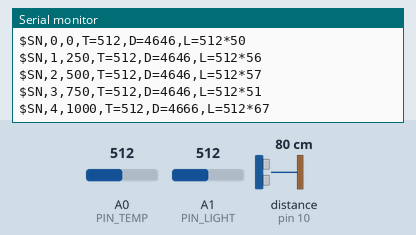
Simulated run of this sketch. Board: Arduino Uno, built with avr-gcc and run on an emulated ATmega328P. On the bench: the last lines printed to the serial monitor. Wiring (inferred from the names in the program): ultrasonic range finder: trigger pin 9; echo pin 10. Inputs (shaded band) come from the test bench; at power-on: distance to the obstacle (sensor on pin 10) 80 cm, A0 (PIN_TEMP) = 512, A1 (PIN_LIGHT) = 512. The echo pulse lasts 58.3 µs per cm.

Above: at 1.2 s.
1.3 s: distance to the obstacle (sensor on pin 10) set to 2 cm
At 2.18 s:
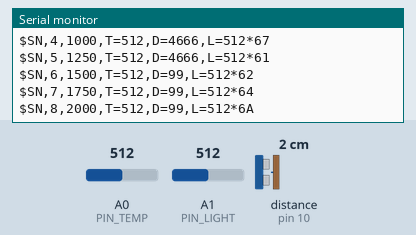
3.7 s: A0 (PIN_TEMP) set to 306
At 4.93 s:
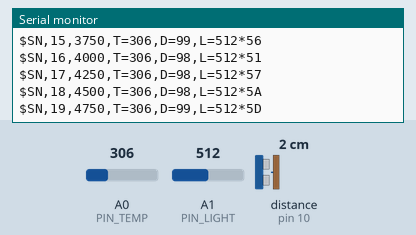
6.2 s: A1 (PIN_LIGHT) set to 716
At 7.43 s:
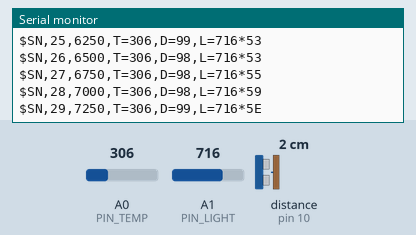
9.2 s: distance to the obstacle (sensor on pin 10) set to 4 cm
At 9.43 s:
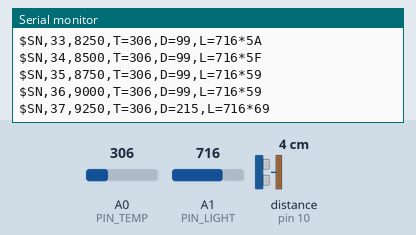
10.7 s: A1 (PIN_LIGHT) set to 511
At 12.18 s:
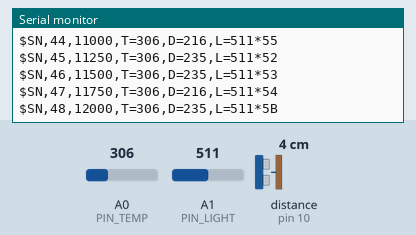
13.5 s: A0 (PIN_TEMP) set to 122
At 13.68 s:
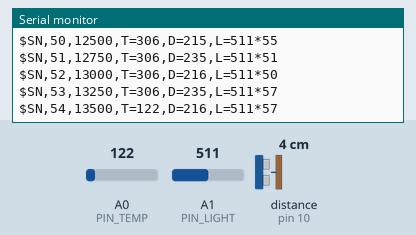
Timing chart, 0 to 16.0 s (numbered marks = the images above; inputs shaded):
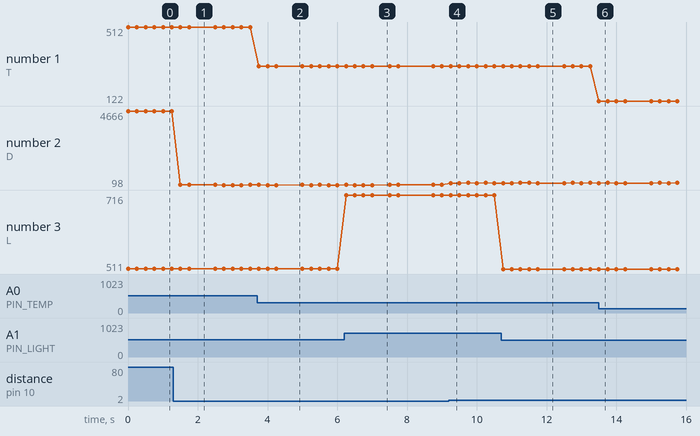

Measured:
- after the input at 1.3 s, the serial monitor: prints a new line after 0.20 s (image 1)
- after the input at 3.7 s, the serial monitor: prints a new line after 0.05 s (image 2)
- after the input at 6.2 s, the serial monitor: prints a new line after 0.05 s (image 3)
- after the input at 9.2 s, the serial monitor: prints a new line after 0.05 s (image 4)
- after the input at 10.7 s, the serial monitor: prints a new line after 0.05 s (image 5)
- after the input at 13.5 s, the serial monitor: prints a new line at once (image 6)
- plotted number 1: 512 → 306 after the input at 3.7 s, 306 → 122 after the input at 13.5 s
- plotted number 2: 4666 → 99 after the input at 1.3 s, 99 → 216 after the input at 9.2 s

The sketch:

sensor_node.ino
```cpp
// Sensor node for java-serial-monitor (Arduino Uno or Nano, 5 V).
//
// Sends one line every 250 ms at 115200 baud, 8N1:
//   $SN,<seq>,<uptime ms>,T=<LM35 ADC counts>,D=<HC-SR04 echo us>,L=<LDR ADC counts>*<XOR checksum>
// Raw values only: the PC converts them (see the Sensor classes), so the conversion can be
// changed and tested without reflashing the board.
//
// Wiring
//   LM35     +Vs -> 5V, Vout -> A0, GND -> GND
//   LDR      5V -> LDR -> A1 -> 10 kOhm -> GND   (voltage divider)
//   HC-SR04  VCC -> 5V, Trig -> D9, Echo -> D10, GND -> GND

const uint8_t PIN_TEMP = A0;
const uint8_t PIN_LIGHT = A1;
const uint8_t PIN_TRIG = 9;
const uint8_t PIN_ECHO = 10;
const unsigned long PERIOD_MS = 250;
const unsigned long ECHO_TIMEOUT_US = 25000;   // about 4.3 m; pulseIn returns 0 after this

unsigned long seq = 0;
unsigned long nextSend = 0;

uint8_t checksum(const char *s) {               // XOR of every character, like NMEA 0183
  uint8_t x = 0;
  while (*s) x ^= (uint8_t)*s++;
  return x;
}

unsigned long readEchoMicros() {
  digitalWrite(PIN_TRIG, LOW);
  delayMicroseconds(2);
  digitalWrite(PIN_TRIG, HIGH);                 // a 10 us pulse starts one measurement
  delayMicroseconds(10);
  digitalWrite(PIN_TRIG, LOW);
  return pulseIn(PIN_ECHO, HIGH, ECHO_TIMEOUT_US);
}

int readAverage(uint8_t pin) {                  // 4 samples: a little less ADC noise
  long sum = 0;
  for (uint8_t i = 0; i < 4; i++) sum += analogRead(pin);
  return (int)(sum / 4);
}

void setup() {
  pinMode(PIN_TRIG, OUTPUT);
  pinMode(PIN_ECHO, INPUT);
  Serial.begin(115200);
}

void loop() {
  unsigned long now = millis();
  if ((long)(now - nextSend) < 0) return;       // overflow-safe timing, no delay()
  nextSend = now + PERIOD_MS;

  char body[80];
  snprintf(body, sizeof body, "SN,%lu,%lu,T=%d,D=%lu,L=%d",
           seq++, now, readAverage(PIN_TEMP), readEchoMicros(), readAverage(PIN_LIGHT));

  char tail[6];
  snprintf(tail, sizeof tail, "*%02X", checksum(body));
  Serial.print('$');
  Serial.print(body);
  Serial.println(tail);                         // println ends the line with \r\n; the PC ignores the \r
}
```
